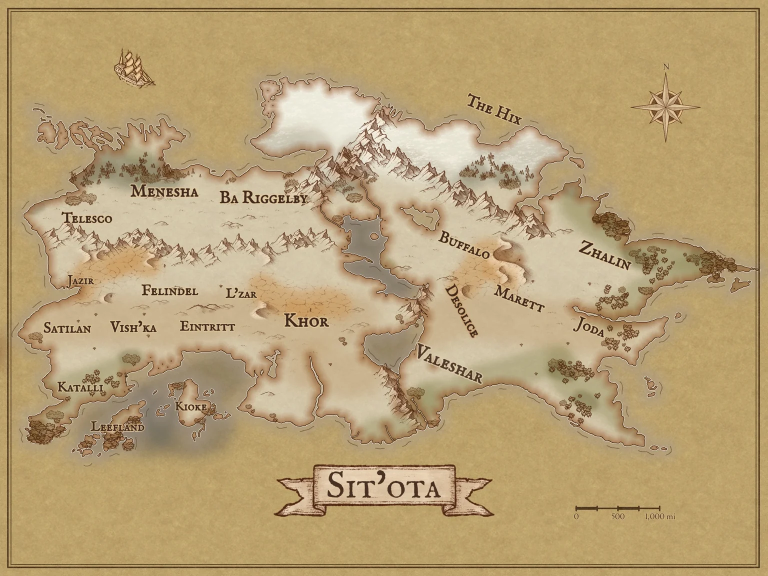
#> input picture assets/atlas/sitota-map.webp, 1536 x 1152 px (shown at 1/2 size)
$ python build-atlas-sea.py
#> lines starting #> are read from the running program, lines starting #| are printed output that depends on the picture
#!/usr/bin/env python3
"""The open sea round the atlas picture: a seamless parchment tile cut from an
empty stretch of the picture's own sea (owner, 2026-11-22: "remove the border
on the map and extend the ocean a bit so when fully zoomed out we can see the
whole continent"). js/atlas.js lays it under and round the picture, whose
framed edge is faded out (sitota-atlas.css), so the sea runs on past it.

    python3 -I scripts/build-atlas-sea.py      (then python3 scripts/stamp-assets.py)

Rerun it when the picture is replaced, with PATCH moved to an empty stretch."""
import pathlib
import numpy as np
from PIL import Image

ROOT = pathlib.Path(__file__).resolve().parent.parent
SRC, OUT = ROOT / "assets/atlas/sitota-map.webp", ROOT / "assets/atlas/sea-tile.webp"
PATCH = (1048, 40, 200)  # x, y, size in picture pixels: open sea north of The Hix (the cleanest stretch)

def main():
    x, y, n = PATCH
    p = np.asarray(Image.open(SRC).convert("RGB"))[y:y + n, x:x + n].astype(float)
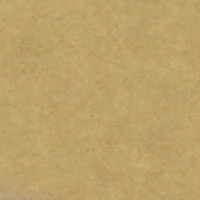
#> p: shape (200, 200, 3) float64; mean R, G, B 187.9, 161.6, 106.9
    # Seamless: cross-fade the patch with itself shifted by half, weighted so
    # each edge is all shifted copy (whose edges meet its opposite side).
    r = np.roll(np.roll(p, n // 2, 0), n // 2, 1)
    t = np.abs(np.linspace(-1, 1, n))
    w = np.clip(1 - np.maximum.outer(t, t) * 1.0, 0, 1) ** .7  # 1 in the middle, 0 at the edges
    tile = p * w[..., None] + r * (1 - w[..., None])
    Image.fromarray(tile.round().astype(np.uint8)).save(OUT, quality=82, method=6)
    print(f"{OUT}: {n} x {n}, {OUT.stat().st_size // 1024} KB")

if __name__ == "__main__":
    main()
